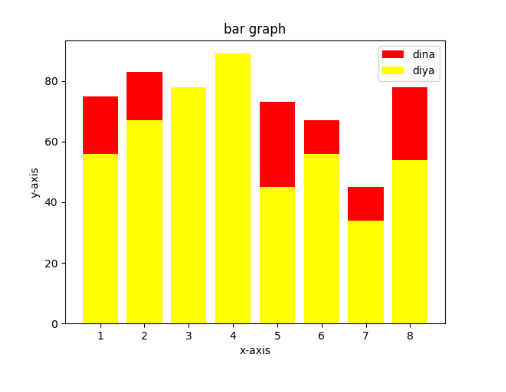

Write the Python code that produced this figure.
import matplotlib.pyplot as mp

x1 = [1, 2, 3, 4, 5, 6, 7, 8]
y1 = [75, 83, 73, 73, 73, 67, 45, 78]

x2 = [1,2,3,4,5,6,7,8]
y2 = [56, 67, 78, 89, 45, 56, 34, 54]

mp.bar(x1,y1, color = 'red', label = 'dina')
mp.bar(x2,y2,color='yellow',label='diya')

mp.title('bar graph')
mp.xlabel('x-axis')
mp.ylabel('y-axis')

mp.legend()
mp.show()
